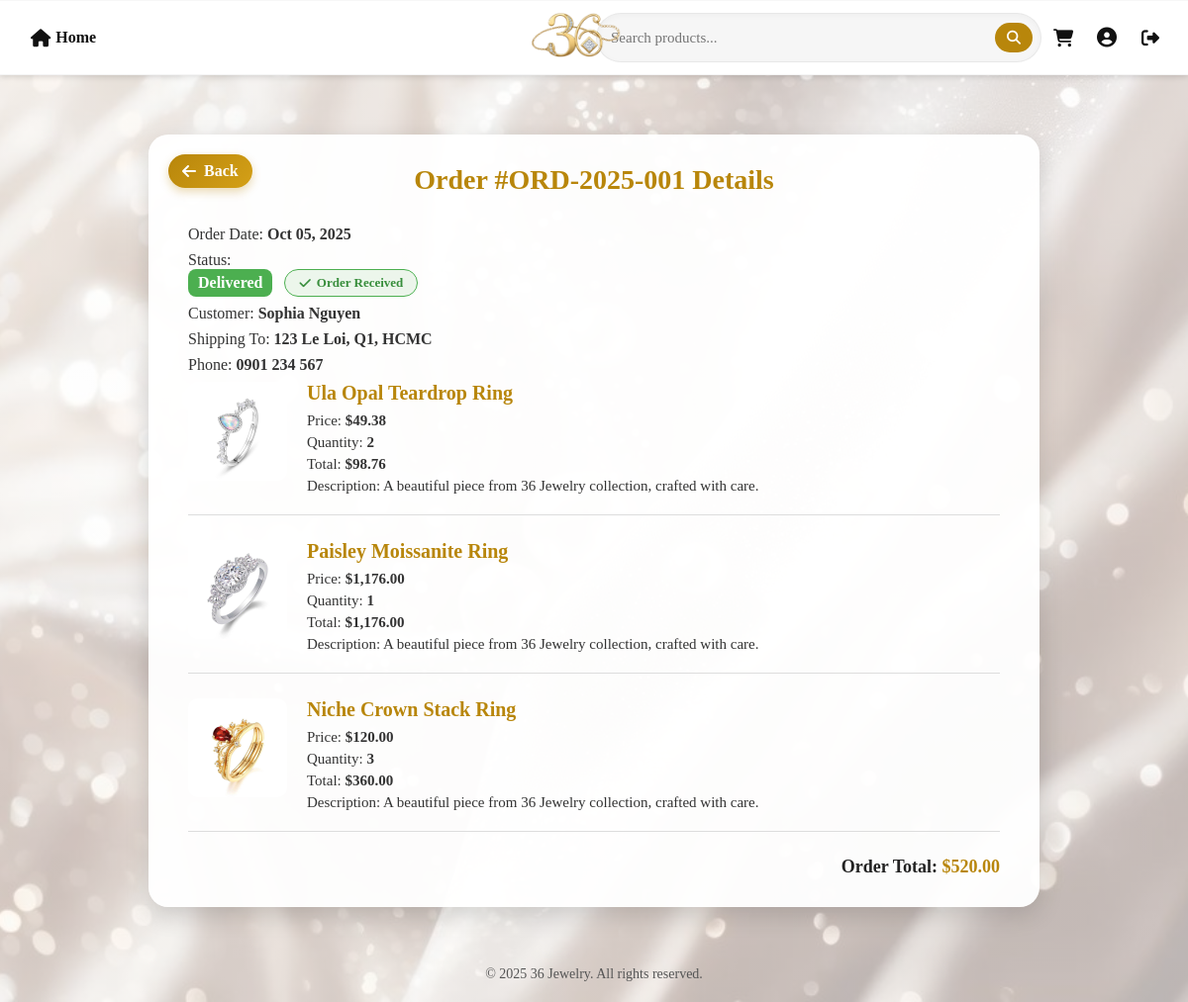
The page /Jewellery/User/users/view_details.php?order_id=1 (signed in) on the database as committed earlier.
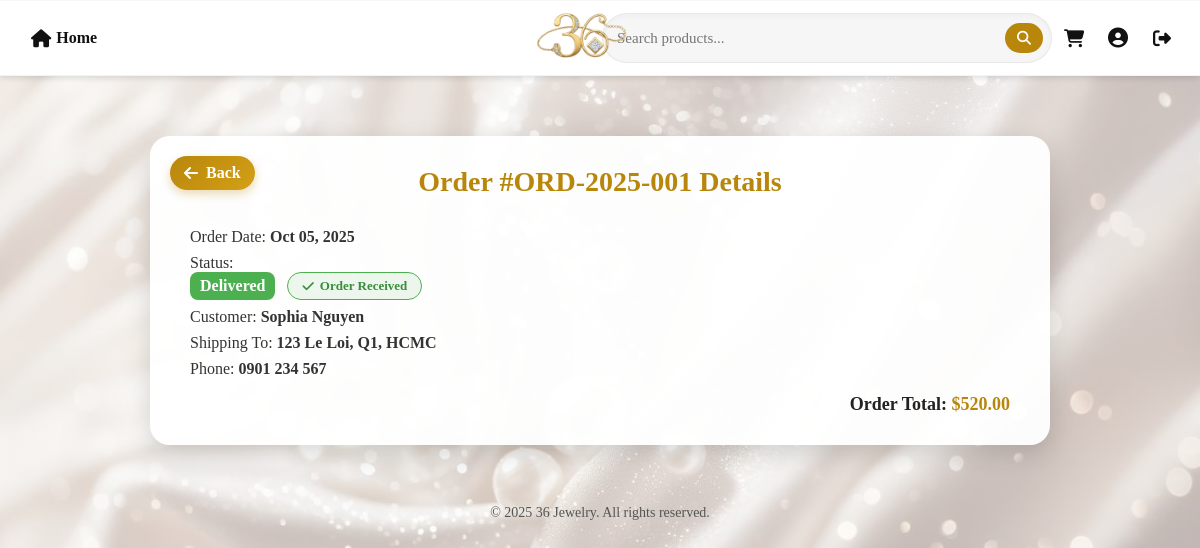
The same page on the database as committed later.
### tables this page shows
CREATE TABLE `order_items` (
  `id` int(11) NOT NULL AUTO_INCREMENT,
  `order_id` int(11) NOT NULL,
  `product_id` varchar(50) NOT NULL,
  `product_name` varchar(255) DEFAULT NULL,
  `quantity` int(11) DEFAULT 1,
  `unit_price` decimal(15,2) DEFAULT 0.00,
  `total_price` decimal(15,2) DEFAULT 0.00,
  PRIMARY KEY (`id`),
  KEY `order_id` (`order_id`),
  KEY `product_id` (`product_id`),
  CONSTRAINT `order_items_ibfk_1` FOREIGN KEY (`order_id`) REFERENCES `orders` (`id`) ON DELETE CASCADE
);

CREATE TABLE `products` (
  `id` varchar(50) NOT NULL,
  `name` varchar(255) DEFAULT NULL,
  `price` decimal(15,2) DEFAULT NULL,
  `image` varchar(255) DEFAULT NULL,
  `cost_price` decimal(15,2) DEFAULT 0.00,
  `profit_percent` int(11) DEFAULT 0,
  `stock` int(11) DEFAULT 0,
  `category` varchar(100) DEFAULT NULL,
  `gender` varchar(20) DEFAULT NULL,
  PRIMARY KEY (`id`)
);

### Jewellery/User/users/view_details.php (the view, shortened to what this page needs)
<?php
require_once __DIR__ . '/../../config/config.php';
$user_id = (int) $_SESSION['user_id'];
$link_home = BASE_URL . 'User/indexprofile.php';
$link_cart = BASE_URL . 'User/users/cart.php';
$link_profile = BASE_URL . 'User/users/profile.php';
$link_logout = BASE_URL . 'User/users/logout.php';
$link_history = BASE_URL . 'User/users/history.php';
$order_id = isset($_GET['order_id']) ? (int) $_GET['order_id'] : 0;
$stmt = $conn->prepare("
    SELECT o.id, o.order_number, o.order_date, o.total_amount, o.status,
           c.full_name, c.address, c.phone
    FROM orders o
    JOIN customers c ON o.customer_id = c.id
    WHERE o.id = ? AND c.user_id = ?
");
$stmt->bind_param("ii", $order_id, $user_id);
$stmt->execute();
$order = $stmt->get_result()->fetch_assoc();
$stmt = $conn->prepare("
    SELECT oi.product_id, oi.product_name, oi.quantity, oi.unit_price, oi.total_price,
           p.image
    FROM order_items oi
    LEFT JOIN products p ON oi.product_id = p.id
    WHERE oi.order_id = ?
");
$stmt->bind_param("i", $order_id);
$stmt->execute();
$items = $stmt->get_result()->fetch_all(MYSQLI_ASSOC);
$order_date = date('M d, Y', strtotime($order['order_date']));
$can_receive = in_array($order['status'], ['Delivered']);
switch ($order['status']) {
  case 'Delivered':
    $status_class = 'completed';
    $status_text = 'Delivered';
    break;
}
?>
<!DOCTYPE html>
<html lang="en">
<head>
  <link rel="stylesheet" href="https://cdnjs.cloudflare.com/ajax/libs/font-awesome/6.4.0/css/all.min.css">
</head>
<body class="homepage bg-accent-light">
  <header class="header-container">
    <div class="search-bar">
      <div class="left">
        <a href="<?= $link_home ?>" class="home-btn"><i class="fas fa-home"></i> Home</a>
      </div>
      <div class="center">
        <a href="<?= $link_home ?>">
          <img src="<?= IMG_URL ?>36-logo.png" alt="Jewelry Store Logo" class="header-logo">
        </a>
        <div class="search-box">
          <input type="text" id="header-search" placeholder="Search products..."
            onkeydown="if(event.key==='Enter') applyHeaderSearch()">
          <button onclick="applyHeaderSearch()">
            <i class="fas fa-search"></i>
          </button>
        </div>
      </div>
      <div class="right">
        <a href="<?= $link_cart ?>" class="icon-link" title="Cart">
          <i class="fas fa-shopping-cart"></i>
        </a>
        <a href="<?= $link_profile ?>" class="icon-link" title="Profile">
          <i class="fas fa-user-circle user-icon"></i>
        </a>
        <a href="<?= htmlspecialchars($link_logout) ?>" class="icon-link" title="Logout" style="color:#111;">
          <i class="fas fa-sign-out-alt"></i>
        </a>
      </div>
    </div>
  </header>
  <main class="main-content">
    <a href="<?= $link_history ?>" class="back-button" style="text-decoration:none;"><i class="fas fa-arrow-left"></i> Back</a>
    <h2>Order #<?= htmlspecialchars($order['order_number']) ?> Details</h2>
    <div class="order-info">
      <p>Order Date: <span><?= $order_date ?></span></p>
      <p>Status:
        <span class="status-row">
          <span class="status <?= $status_class ?>"><?= $status_text ?></span>
          <?php if ($can_receive): ?>
            <button class="btn-receive"
              onclick="openReceiveModal(<?= $order['id'] ?>, '<?= htmlspecialchars($order['order_number'], ENT_QUOTES) ?>')">
              <i class="fas fa-check"></i> Order Received
            </button>
          <?php endif; ?>
        </span>
      </p>
      <p>Customer: <span><?= htmlspecialchars($order['full_name']) ?></span></p>
      <p>Shipping To: <span><?= htmlspecialchars($order['address']) ?></span></p>
      <?php if (!empty($order['phone'])): ?>
        <p>Phone: <span><?= htmlspecialchars($order['phone']) ?></span></p>
      <?php endif; ?>
    </div>
    <?php foreach ($items as $item): ?>
      <div class="product-item">
        <?php
        $image_src = !empty($item['image']) ? IMG_URL . $item['image'] : IMG_URL . 'placeholder.jpg';
        ?>
        <img src="<?= $image_src ?>" alt="<?= htmlspecialchars($item['product_name']) ?>" class="product-thumb">
        <div class="product-details">
          <h3><?= htmlspecialchars($item['product_name']) ?></h3>
          <p>Price: <span>$<?= number_format($item['unit_price'], 2) ?></span></p>
          <p>Quantity: <span><?= $item['quantity'] ?></span></p>
          <p>Total: <span>$<?= number_format($item['total_price'], 2) ?></span></p>
          <p>Description: A beautiful piece from 36 Jewelry collection, crafted with care.</p>
        </div>
      </div>
    <?php endforeach; ?>
    <p class="total">Order Total: <strong>$<?= number_format($order['total_amount'], 2) ?></strong></p>
  </main>
  <footer class="footer">
    <p>&copy; 2025 36 Jewelry. All rights reserved.</p>
  </footer>
</body>
</html>

Rows that differ between the two databases and show on the page:
removed order_items: product.image (picture), product_name "Ula Opal Teardrop Ring", unit_price "49.38", quantity "2", total_price "98.76"
removed order_items: product.image (picture), product_name "Paisley Moissanite Ring", unit_price "1,176.00", quantity "1", total_price "1,176.00"
removed order_items: product.image (picture), product_name "Niche Crown Stack Ring", unit_price "120.00", quantity "3", total_price "360.00"
